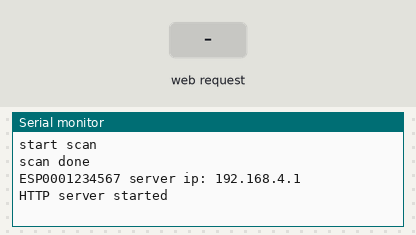
Bench run of a sketch on a simulated ESP8266 (NodeMCU). On the bench: the last lines printed to the serial monitor. The test bench sets the inputs (shaded band). WiFi joins after 1.5 s; servers stay silent unless stated; a WiFi scan finds three made-up networks; uploads are accepted with an empty reply.

Above: at 5.2 s.
5.3 s: HTTP request GET /ip received
At 6.2 s:
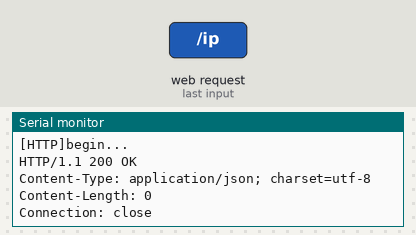
7.0 s: HTTP request GET / received
At 8.3 s:
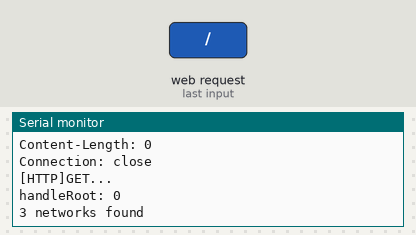

Measured:
- after the input at 5.3 s, the serial monitor: prints a new line at once (image 1)
- after the input at 7.0 s, the serial monitor: prints a new line at once (image 2)

The sketch:

wifi2way8266.ino
```cpp
#include <ESP8266WiFi.h>
#include <ESP8266WebServer.h>

String ssid;
String password;
int connect = 0;
int n;
String newssid;
String newpassword;
String host;
ESP8266WebServer server(80);
int count = 0;
byte value;

void setup(void){
  newssid = "ESP000"+String(ESP.getChipId());
  newpassword = "000"+String(ESP.getChipId());
  Serial.begin(115200);
  Serial.println("");
  WiFi.disconnect();
  delay(1000);
  WiFi.mode(WIFI_OFF);
  delay(1000);
  // set both access point and station
  WiFi.mode(WIFI_AP_STA);
  Serial.println("start scan");
  n = WiFi.scanNetworks();
  Serial.println("scan done");
  // WiFi.softAPConfig(apIP,apIP,IPAddress(255, 255, 255, 0));
  WiFi.softAP(newssid.c_str(), newpassword.c_str());
  Serial.print(newssid);
  Serial.print(" server ip: ");
  Serial.println(WiFi.softAPIP());

  server.on("/ip", handleIp);
  server.on("/", handleRoot);
  server.onNotFound(handleNotFound);
  server.begin();
  Serial.println("HTTP server started");
}

void loop(void){
  server.handleClient();
}

void handleIp() {
    host = String(server.arg(0));
    String s;
    Serial.print("[HTTP]begin...\n");
    Serial.println(host);
    WiFiClient client;
    if (!client.connect(host.c_str(), 80)) {
      Serial.print("Connection failed");
      s = s + "Connection failed";
      return;
    }
    String url = "";
    client.print(String("GET") + url + "HTTP/1.1\r\n" +
      "Host: " + host + "\r\n" +
      "Connection: close\r\n\r\n");
    delay(10);
    while(client.available()){
      String line = client.readStringUntil('\r');
      Serial.print(line);
      s = s + line;
    }
    client.stop();
    Serial.print("[HTTP]GET...\n");
    s += "<br><br><br>";
    s += "ESP ChipId : 000"+String(ESP.getChipId())+"<br>";
    s += "this node connect to SSID :"+ssid+"<br>";
    s += "<form action='/ip'>Test IP:<input type='text' name='ip'><br>";
    s += "<input type='submit' value='Submit'><br></form>";
    server.send(200, "text/html", s);
}

void handleRoot() {
  Serial.print("handleRoot: ");
  Serial.println(count);
  String s = "ESP ChipId : 000"+String(ESP.getChipId())+"<br>request count: ";
  s += ++count;
  s += "<br>";
  if (connect == 0) {
    if (n == 0) {
      Serial.println("no networks found");
    } else {
      Serial.print(n);
      Serial.println(" networks found");
    }
    s += "<table>";
    for (int i = 0; i<n; ++i) {
      s += "<tr><form action='/";
      s += WiFi.SSID(i);
      s += "'><th>";
      s += WiFi.SSID(i);
      s += "</th><th>Password :";
      s += "<input type='text' name='ip'>";
      s += "<input type='submit' value='Submit'>";
      s += "</th></form></tr>";
    }
    s += "</table>";
  } else {
    s += "this node connect to SSID :"+ssid+"<br>";
    s += "<form action='/ip'>Test IP:<input type='text' name='ip'><br>";
    s += "<input type='submit' value='Submit'><br></form>";
  }
  server.send(200, "text/html", s);
}

void handleNotFound() {
  if (String(server.uri()) == "/favicon.ico") {

  } else {
    String s = "ESP ChipId : 000"+String(ESP.getChipId())+"<br>";
    int narg = server.args();
    Serial.println("Number of args "+String(narg));
    for (int i=0; i<narg; i++){
      Serial.print("Arg Name"+server.argName(i)+":");
      Serial.println(server.arg(i));
    }
    Serial.print("request :");
    Serial.println(server.uri());
    ssid = String(server.uri()).substring(1);
    password = String(server.arg(0));
    count++;

    if (connect == 0) {
      s = "request : "+ssid;
      WiFi.begin(ssid.c_str(), password.c_str());
      while (WiFi.status() != WL_CONNECTED) {
        Serial.print('.');
        delay(1000);
      }
      Serial.print("Connected to: ");
      Serial.print(WiFi.SSID());
      Serial.print(", IP address: ");
      Serial.println(WiFi.localIP());
      connect = 1;
    }
    s += "<br>";
    s += "this node connect to SSID :"+ssid+"<br>";
    s += "<form action='/ip'>Test IP:<input type='text' name='ip'><br>";
    s += "<input type='submit' value='Submit'><br></form>";
    server.send(200, "text/html", s);
  }
}
```
